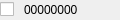
<?xml version="1.0" encoding="UTF-8"?>
<ui version="4.0">
 <class>CanIdWidget</class>
 <widget class="QWidget" name="CanIdWidget">
  <property name="geometry">
   <rect>
    <x>0</x>
    <y>0</y>
    <width>120</width>
    <height>20</height>
   </rect>
  </property>
  <property name="minimumSize">
   <size>
    <width>120</width>
    <height>20</height>
   </size>
  </property>
  <property name="windowTitle">
   <string>Form</string>
  </property>
  <property name="styleSheet">
   <string notr="true"/>
  </property>
  <layout class="QGridLayout" name="gridLayout">
   <property name="leftMargin">
    <number>0</number>
   </property>
   <property name="topMargin">
    <number>0</number>
   </property>
   <property name="rightMargin">
    <number>0</number>
   </property>
   <property name="bottomMargin">
    <number>0</number>
   </property>
   <property name="spacing">
    <number>0</number>
   </property>
   <item row="0" column="0">
    <layout class="QHBoxLayout" name="horizontalLayout">
     <property name="spacing">
      <number>6</number>
     </property>
     <item>
      <widget class="QCheckBox" name="select_check">
       <property name="minimumSize">
        <size>
         <width>18</width>
         <height>0</height>
        </size>
       </property>
       <property name="text">
        <string/>
       </property>
      </widget>
     </item>
     <item>
      <widget class="QLabel" name="can_id_lbl">
       <property name="sizePolicy">
        <sizepolicy hsizetype="Fixed" vsizetype="Fixed">
         <horstretch>0</horstretch>
         <verstretch>0</verstretch>
        </sizepolicy>
       </property>
       <property name="text">
        <string>00000000</string>
       </property>
      </widget>
     </item>
     <item>
      <spacer name="horizontalSpacer_2">
       <property name="orientation">
        <enum>Qt::Orientation::Horizontal</enum>
       </property>
       <property name="sizeType">
        <enum>QSizePolicy::Policy::Fixed</enum>
       </property>
       <property name="sizeHint" stdset="0">
        <size>
         <width>10</width>
         <height>20</height>
        </size>
       </property>
      </spacer>
     </item>
     <item>
      <widget class="ColorSquare" name="color_wgt" native="true">
       <property name="sizePolicy">
        <sizepolicy hsizetype="Fixed" vsizetype="Fixed">
         <horstretch>0</horstretch>
         <verstretch>0</verstretch>
        </sizepolicy>
       </property>
       <property name="minimumSize">
        <size>
         <width>16</width>
         <height>16</height>
        </size>
       </property>
       <property name="maximumSize">
        <size>
         <width>16</width>
         <height>16</height>
        </size>
       </property>
      </widget>
     </item>
     <item>
      <spacer name="horizontalSpacer">
       <property name="orientation">
        <enum>Qt::Orientation::Horizontal</enum>
       </property>
       <property name="sizeHint" stdset="0">
        <size>
         <width>40</width>
         <height>20</height>
        </size>
       </property>
      </spacer>
     </item>
    </layout>
   </item>
  </layout>
 </widget>
 <customwidgets>
  <customwidget>
   <class>ColorSquare</class>
   <extends>QWidget</extends>
   <header>color_square.h</header>
   <container>1</container>
  </customwidget>
 </customwidgets>
 <resources/>
 <connections/>
</ui>
